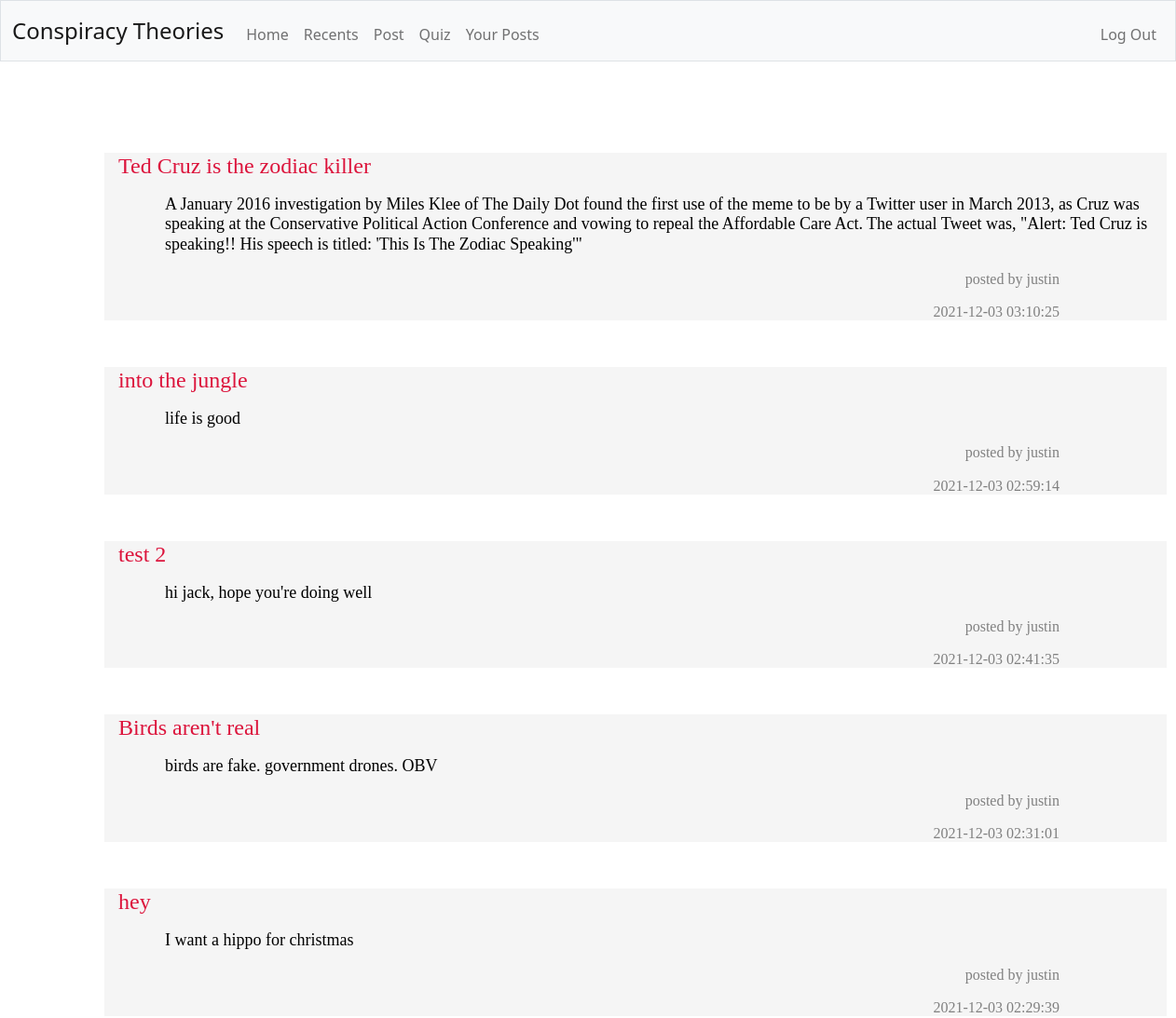
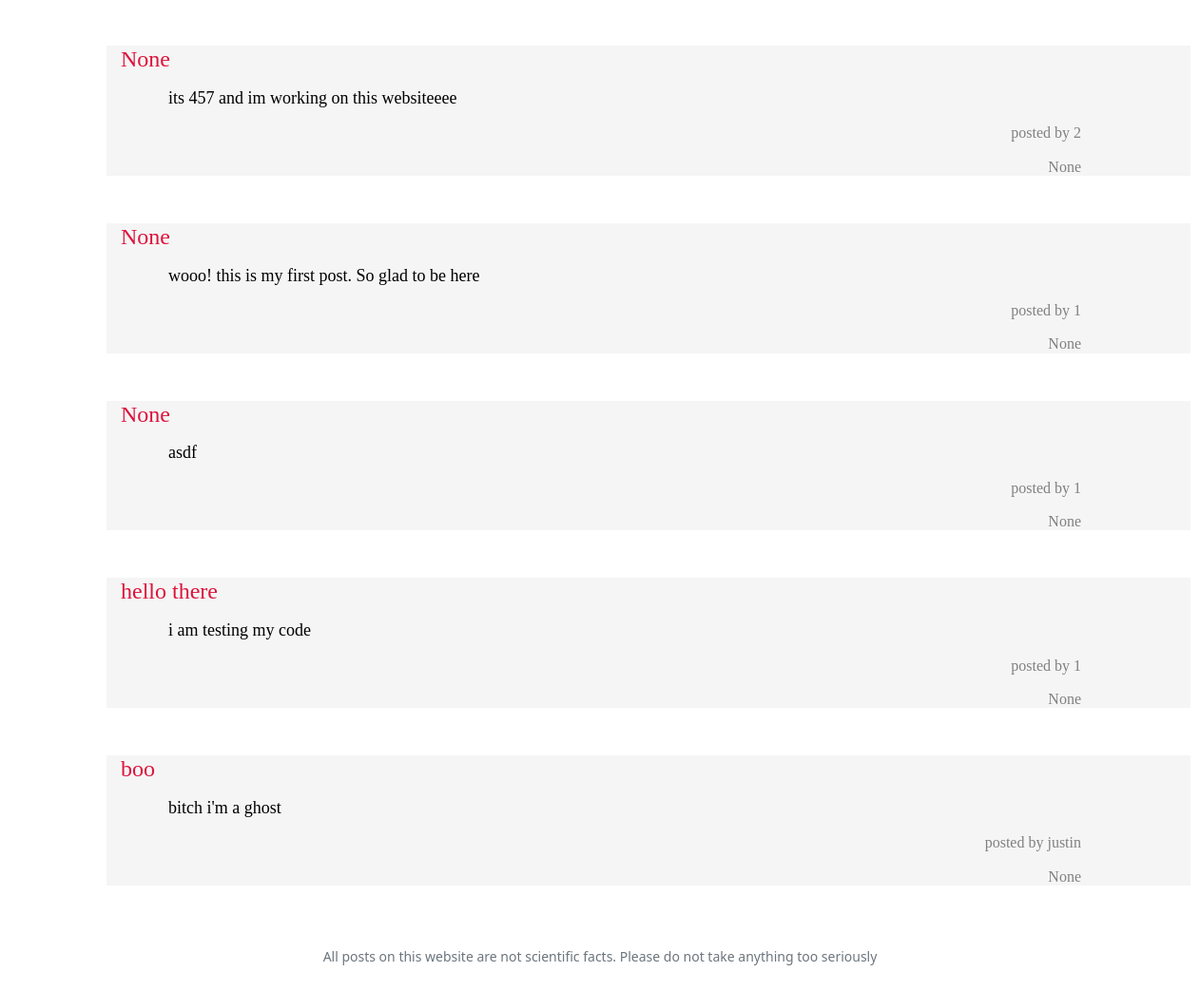
/recents (signed in), run on the app's committed database (2 pictures, top to bottom).
### tables this page shows
CREATE TABLE 'theories' ('name' TEXT, 'user' TEXT, 'content' TEXT, 'upvotes' INTEGER DEFAULT 0 , 'downvotes' INTEGER DEFAULT 0 , date TEXT, id INTEGER);

### app.py (the view)
@app.route("/recents", methods=["GET", "POST"])
@login_required
def recents ():
    if request.method == "GET":
        data = db.execute("SELECT * FROM theories ORDER BY date DESC LIMIT 10")
        return render_template("recents.html", data=data)

### app.py (called while the page is built)
@app.after_request
def after_request(response):
    response.headers["Cache-Control"] = "no-cache, no-store, must-revalidate"
    response.headers["Expires"] = 0
    response.headers["Pragma"] = "no-cache"
    return response

### helpers.py (called while the page is built)
def login_required(f):
    @wraps(f)
    def decorated_function(*args, **kwargs):
        if session.get("user_id") is None:
            return redirect("/login")
        return f(*args, **kwargs)
    return decorated_function

### templates/recents.html (shortened to what this page needs)
<!DOCTYPE html>
<html lang="en">
    <head>
        <link href="https://cdn.jsdelivr.net/npm/bootstrap@5.1.3/dist/css/bootstrap.min.css" rel="stylesheet">
        <link href="/static/styles.css" rel="stylesheet">
    </head>
    <body>
        <nav class="bg-light border navbar navbar-expand-md navbar-light">
            <div class="container-fluid">
                <a class="navbar-brand" href="/">Conspiracy Theories</a>
                <div class="collapse navbar-collapse" id="navbar">
                    {% if session["user_id"] %}
                        <ul class="navbar-nav me-auto mt-2">
                            <li class="nav-item"><a class="nav-link" href="/">Home</a></li>
                            <li class="nav-item"><a class="nav-link" href="/recents">Recents</a></li>
                            <li class="nav-item"><a class="nav-link" href="/post">Post</a></li>
                            <li class="nav-item"><a class="nav-link" href="/quiz">Quiz</a></li>
                            <li class="nav-item"><a class="nav-link" href="/your-posts">Your Posts</a></li>
                        </ul>
                        <ul class="navbar-nav ms-auto mt-2">
                            <li class="nav-item"><a class="nav-link" href="/logout">Log Out</a></li>
                        </ul>
                    {% else %}
                        <ul class="navbar-nav ms-auto mt-2">
                            <li class="nav-item"><a class="nav-link" href="/register">Register</a></li>
                            <li class="nav-item"><a class="nav-link" href="/login">Log In</a></li>
                        </ul>
                    {% endif %}
                </div>
            </div>
        </nav>
        <main class="container-fluid py-5 text-center">
            {% block main %}
                {% for post in data %}
                <div class="container grey">
                    <h1 class="leftAlign crimson">{{ post.name }}</p>
                    <p class="paragraph black">{{ post.content }}</p>
                    <p class="author darkgrey">posted by {{ post.user }}</p>
                    <p class="author darkgrey">{{ post.date }}</p>
                </div>
                {% endfor %}
            {% endblock %}
        </main>
        <footer class="mb-5 small text-center text-muted">
            All posts on this website are not scientific facts. Please do not take anything too seriously
        </footer>
    </body>
</html>

### static/styles.css (style rules this page uses)
nav .navbar-brand { font-size: x-large; }
.container { margin-left: 100px; margin-right: 100px; padding-left: 15px; padding-right: 15px; font-family: "Comic Sans MS", "Comic Sans", cursive; }
.author { text-align: right; font-size: medium; font-family: "Comic Sans MS", "Comic Sans", cursive; margin-right: 100px; }
.crimson { color: #DC143C; }
.paragraph { text-align: left; font-size: large; font-family: "Comic Sans MS", "Comic Sans", cursive; margin-left: 50px; }
.leftAlign { text-align: left; font-size: x-large; margin-top: 50px; font-family: "Comic Sans MS", "Comic Sans", cursive; }
.grey { background-color: #F5F5F5; }
.black { color:#000000 }
.darkgrey { color:#808080 }

### data on the page
theories: name "Ted Cruz is the zodiac killer", content "A January 2016 investigation by Miles Klee of The Daily Dot found the first use of the meme to be by a Twitter user in March 2013, as Cruz was speaking at the Conservative Political Action Conference and vowing to repeal the Affordable Care Act. The actual Tweet was, \"Alert: Ted Cruz is speaking!! His speech is titled: 'This Is The Zodiac Speaking'\"", user "justin", date "2021-12-03 03:10:25"
theories: name "into the jungle", content "life is good", user "justin", date "2021-12-03 02:59:14"
theories: name "test 2", content "hi jack, hope you're doing well", user "justin", date "2021-12-03 02:41:35"
theories: name "Birds aren't real", content "birds are fake. government drones. OBV", user "justin", date "2021-12-03 02:31:01"
theories: name "hey", content "I want a hippo for christmas", user "justin", date "2021-12-03 02:29:39"
theories: name "None", content "its 457 and im working on this websiteeee", user "2", date "None"
theories: name "None", content "wooo! this is my first post. So glad to be here", user "1", date "None"
theories: name "None", content "asdf", user "1", date "None"
theories: name "hello there", content "i am testing my code", user "1", date "None"
theories: name "boo", content "bitch i'm a ghost", user "justin", date "None"
